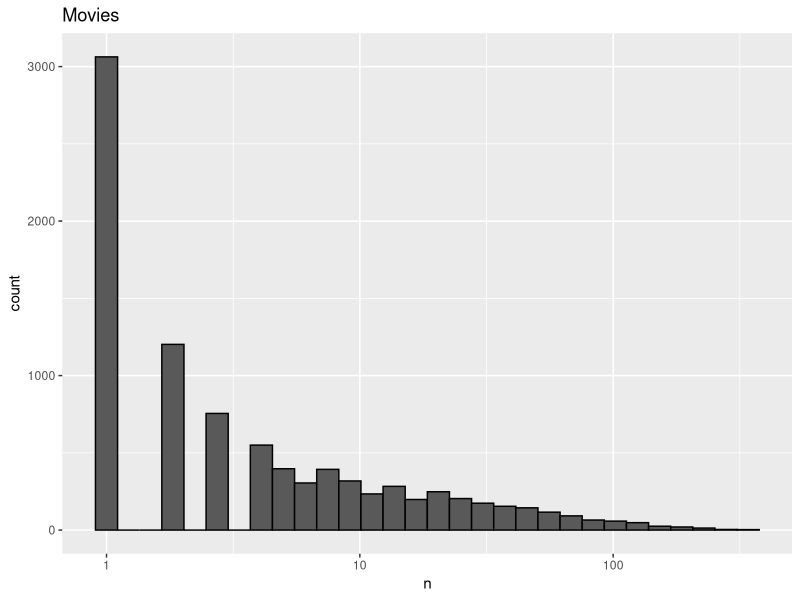
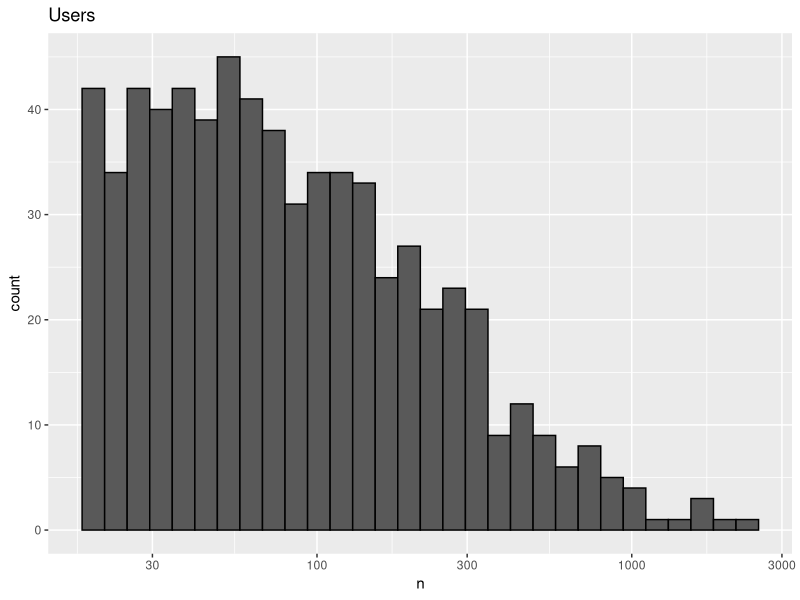
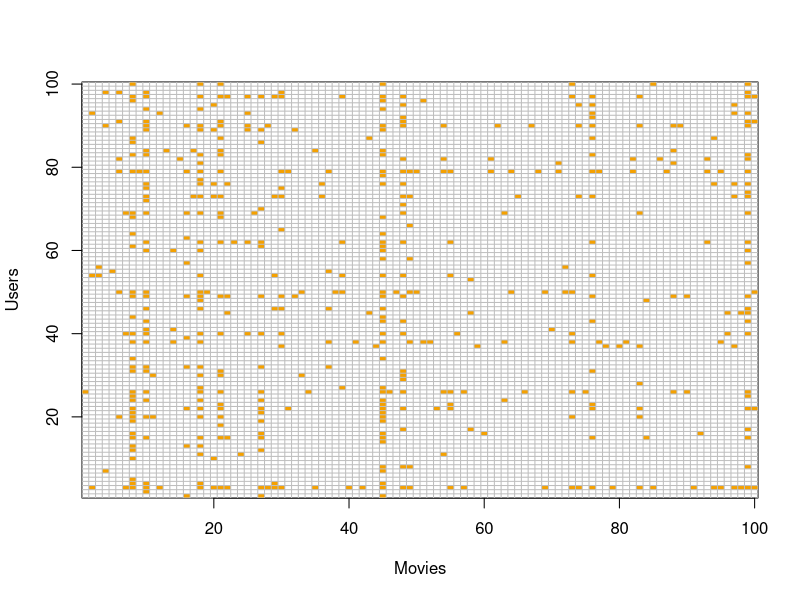
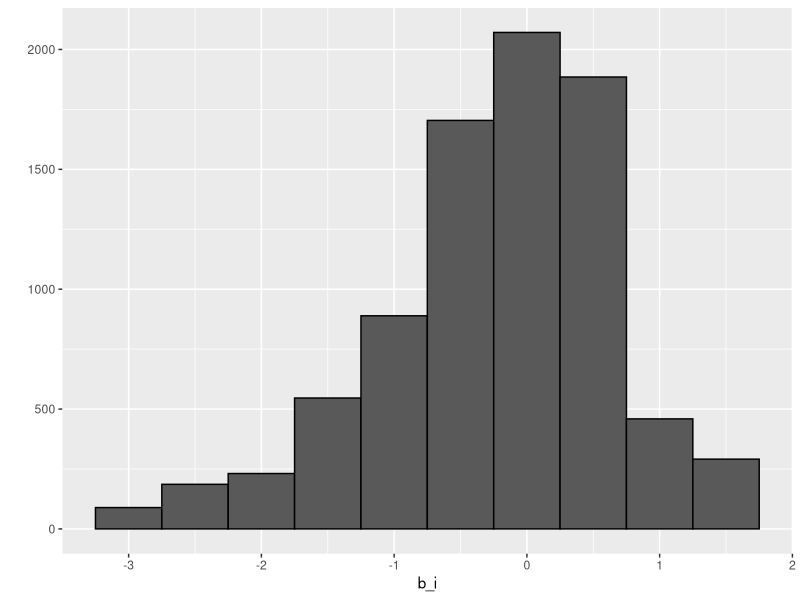
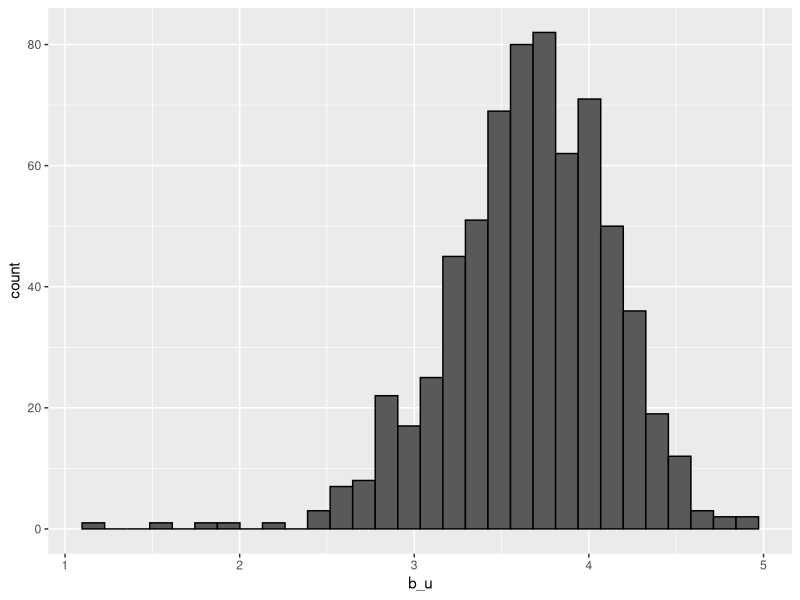

Recreate these plots in R, in order.
library(tidyverse)
library(dslabs)
data("movielens")

movielens %>% as_tibble()

movielens %>% summarise(n_users = n_distinct(userId),
                        n_movies = n_distinct(movieId)) #we can see how many unique userIds and movieIds there are

length(unique(c(1,1,2,1,2))) #n_distinct does the same as this command

#--------------------1. Analyzing some features of the data------------------
movielens %>% group_by(movieId) %>% 
  summarize(n = n()) %>%
  ggplot(aes(n)) +
  geom_histogram(bins = 30, color = "black") + 
  scale_x_log10() + 
  ggtitle("Movies") #The first thing we notice is that some movies get rated more than others.

movielens %>% group_by(userId) %>% 
  summarize(n = n()) %>%
  ggplot(aes(n)) +
  geom_histogram(bins = 30, color = "black") + 
  scale_x_log10() + 
  ggtitle("Users")#Our second observation is that some users are more active than others at rating movies.

#The sparse matrix--------------------

keep <- movielens %>% #we create an index of the 5 most rated movies
  dplyr::count(movieId) %>%
  top_n(5) %>%
  pull(movieId)

tab <- movielens %>% #we use the index (keep) we created to show the preference 8 users in a matrix 
  filter(userId %in% c(13:20)) %>% 
  filter(movieId %in% keep) %>% 
  select(userId, title, rating) %>% 
  spread(title, rating) 

#A graph of how the data looks like (sparse matrix)

users <- sample(unique(movielens$userId), 100) #we create a sample of 100 random people

movielens %>% filter(userId %in% users) %>% 
  select(userId, movieId, rating) %>%
  mutate(rating = 1) %>% #this will later be used to indicated if someone rated a movie
  spread(movieId, rating) %>% #this will create a matrix, putting the movieIds as columns and filling the matrix with the 1s or NAs
  select(sample(ncol(.), 100)) %>% #we select a sample of 100 movies. Note we had alreay selected a sample of 100 users. This will create a squared matrix.
  as.matrix() %>% t(.) %>%
  image(1:100, 1:100,. , xlab="Movies", ylab="Users")
abline(h=0:100+0.5, v=0:100+0.5, col = "grey")

view(movielens %>% filter(userId %in% users) %>% 
       select(userId, movieId, rating) %>%
       mutate(rating = 1) %>%
       spread(movieId, rating)) #to get an idea of what we are doing

#--------------------2. Partitioning the data------------------
library(caret)
set.seed(755)
test_index <- createDataPartition(y = movielens$rating, times = 1, p = 0.2, list = FALSE) #we create a test data that is 20% of the data set. times = 1 means we only want one random index
train_set <- movielens[-test_index,]
test_set <- movielens[test_index,]

#To make sure we don’t include users and movies in the test set that do not appear in the training set, we
#remove these entries using the semi_join function:

#ES: Aqui, lo que hacemos es quitar del test_set los usuarios que no aparecen en el train_set, ya que vamos a predecir
#la calificacion de los usuarios en el test_set utilizando la calificacion que ellos mismos pusiseron en el train_set.

test_set <- test_set %>%
  semi_join(train_set, by = "movieId") %>%
  semi_join(train_set, by = "userId") #check section 23.1.6 of the book

#--------------------3. The loss function------------------

#We can write a function that computes the RMSE for vectors of ratings and their corresponding predictors.

RMSE <- function(true_ratings, predicted_ratings) {
  sqrt(mean((true_ratings - predicted_ratings)^2))
}

#--------------------4. A first model------------------
#We predict the same rating for all movies regardless of user.
mu_hat <- mean(train_set$rating)
mu_hat

naive_rmse <- RMSE(test_set$rating, mu_hat)
naive_rmse

#Keep in mind that if you plug in any other number, you get a higher RMSE.
predictions <- rep(2.5, nrow(test_set))
RMSE(test_set$rating, predictions)

#We can create a results table with this naive approach.
rmse_results <- data_frame(method = "Just the average", RMSE = naive_rmse)

#--------------------5. Adding movie effects------------------
#Yu,i = μ + bi + error u,i

# fit <- lm(rating ~ as.factor(userId), data = movielens) #we can try this, but it will run very slowly

#We know that the least square estimate bi is just the average of Yu,i − μ for each movie i. So we can compute
#them this way (we will drop the hat notation in the code to represent estimates going forward).

mu <- mean(train_set$rating) #this is the mean of all movies. From this value we are going to add(or substrac) the movie effect

movie_avgs <- train_set %>% 
  group_by(movieId) %>% 
  summarize(b_i = mean(rating - mu))

movie_avgs #you can see the movie effect for each movie
movie_avgs %>% qplot(b_i, geom = "histogram", bins=10, data=., color = I("black")) #we have to use I() to set the aesthetics manually in qplot()

#Predicting the values with this model
predicted_ratings <- mu + (test_set %>% 
  left_join(movie_avgs, by='movieId') %>%
  .$b_i) #the parenthesis are not necessary for this algorithm, but make it easier to understand

model_1_rmse <- RMSE(test_set$rating,predicted_ratings)

rmse_results <- bind_rows(rmse_results, #we use bind_rows or rbind
                          data_frame(method="Movie Effect Model",
                                     RMSE = model_1_rmse )) 

rmse_results 

#--------------------6. Adding user effects------------------
#We can compute the average rating for user u for those that have rated over 100 movies.

train_set %>%
  group_by(userId) %>%
  summarize(b_u = mean(rating)) %>% #b_u means bias from the user
  filter(n()>=100) %>%
  ggplot(aes(b_u)) +
  geom_histogram(bins = 30, color = "black")


#Yu,i = μ + bi + bu + error u,i

# lm(rating ~ as.factor(movieId) + as.factor(userId)) #we can try this, but it will run very slowly

#Instead, we will compute an approximation by computing μ and bi and estimatingˆbu as the average of yu,i − μ − bi.

#We had already computed mu and b_1. 
mu 
movie_avgs #the movie effects were stored here

user_avgs <- train_set %>%
  left_join(movie_avgs, by='movieId') %>%
  group_by(userId) %>%
  summarize(b_u = mean(rating - mu - b_i))

#Creting the predictor--------------------

predicted_ratings <- test_set %>%
  left_join(movie_avgs, by='movieId') %>%
  left_join(user_avgs, by='userId') %>%
  mutate(pred = mu + b_i + b_u) %>%
  pull(pred)

model_2_rmse <- RMSE(predicted_ratings, test_set$rating)
rmse_results <- bind_rows(rmse_results,
                          data_frame(method="Movie + User Effects Model",
                                     RMSE = model_2_rmse))

rmse_results #we can see how we have improved our preciction
